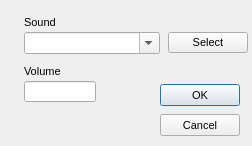
<?xml version="1.0"?>
<ui version="4.0">
  <class>Form</class>
  <widget class="QDialog" name="IDD_SOUNDSOURCE_DIALOG">
    <property name="geometry">
      <rect>
        <x>0</x>
        <y>0</y>
        <width>252</width>
        <height>146</height>
      </rect>
    </property>
    <property name="windowTitle">
      <string>SoundSource Properties</string>
    </property>
    <property name="font">
      <font>
        <family>Liberation Sans</family>
        <pointsize>8</pointsize>
        <bold>false</bold>
        <italic>false</italic>
      </font>
    </property>
    <property name="enabled">
      <bool>true</bool>
    </property>
    <property name="windowFlags">
      <set>Qt::Dialog|Qt::WindowCloseButtonHint</set>
    </property>
    <property name="minimumSize">
      <size>
        <width>252</width>
        <height>146</height>
      </size>
    </property>
    <property name="maximumSize">
      <size>
        <width>252</width>
        <height>146</height>
      </size>
    </property>
    <widget class="QLabel" name="IDC_STATIC">
      <property name="geometry">
        <rect>
          <x>24</x>
          <y>16</y>
          <width>64</width>
          <height>13</height>
        </rect>
      </property>
      <property name="text">
        <string>Sound</string>
      </property>
      <property name="visible">
        <bool>true</bool>
      </property>
      <property name="enabled">
        <bool>true</bool>
      </property>
      <property name="alignment">
        <set>Qt::AlignLeft</set>
      </property>
    </widget>
    <widget class="QComboBox" name="IDC_SOUND_COMBO">
      <property name="maxVisibleItems">
        <number>7</number>
      </property>
      <property name="geometry">
        <rect>
          <x>24</x>
          <y>32</y>
          <width>136</width>
          <height>22</height>
        </rect>
      </property>
      <property name="visible">
        <bool>true</bool>
      </property>
      <property name="enabled">
        <bool>true</bool>
      </property>
      <property name="editable">
        <bool>true</bool>
      </property>
    </widget>
    <widget class="QPushButton" name="IDC_SELECT">
      <property name="geometry">
        <rect>
          <x>168</x>
          <y>32</y>
          <width>80</width>
          <height>21</height>
        </rect>
      </property>
      <property name="text">
        <string>Select</string>
      </property>
      <property name="visible">
        <bool>true</bool>
      </property>
      <property name="enabled">
        <bool>true</bool>
      </property>
      <property name="default">
        <bool>false</bool>
      </property>
      <property name="autoDefault">
        <bool>false</bool>
      </property>
    </widget>
    <widget class="QLabel" name="IDC_STATIC_2">
      <property name="geometry">
        <rect>
          <x>24</x>
          <y>65</y>
          <width>96</width>
          <height>16</height>
        </rect>
      </property>
      <property name="text">
        <string>Volume</string>
      </property>
      <property name="visible">
        <bool>true</bool>
      </property>
      <property name="enabled">
        <bool>true</bool>
      </property>
      <property name="alignment">
        <set>Qt::AlignLeft</set>
      </property>
    </widget>
    <widget class="QLineEdit" name="IDC_VOLUME">
      <property name="geometry">
        <rect>
          <x>24</x>
          <y>81</y>
          <width>72</width>
          <height>21</height>
        </rect>
      </property>
      <property name="visible">
        <bool>true</bool>
      </property>
      <property name="enabled">
        <bool>true</bool>
      </property>
    </widget>
    <widget class="QPushButton" name="IDOK">
      <property name="geometry">
        <rect>
          <x>160</x>
          <y>84</y>
          <width>80</width>
          <height>22</height>
        </rect>
      </property>
      <property name="text">
        <string>OK</string>
      </property>
      <property name="visible">
        <bool>true</bool>
      </property>
      <property name="enabled">
        <bool>true</bool>
      </property>
      <property name="default">
        <bool>true</bool>
      </property>
      <property name="autoDefault">
        <bool>true</bool>
      </property>
    </widget>
    <widget class="QPushButton" name="IDCANCEL">
      <property name="geometry">
        <rect>
          <x>160</x>
          <y>114</y>
          <width>80</width>
          <height>22</height>
        </rect>
      </property>
      <property name="text">
        <string>Cancel</string>
      </property>
      <property name="visible">
        <bool>true</bool>
      </property>
      <property name="enabled">
        <bool>true</bool>
      </property>
      <property name="default">
        <bool>false</bool>
      </property>
      <property name="autoDefault">
        <bool>false</bool>
      </property>
    </widget>
    <action name="IDD_ORPHANHUNTER">
      <property name="text">
        <string>Orphan Hunter</string>
      </property>
    </action>
    <action name="IDD_REORDER_PAGES">
      <property name="text">
        <string>Reorder Net Pages</string>
      </property>
    </action>
    <action name="IDD_SHOW_ALL_CHECKED_OUT">
      <property name="text">
        <string>Show All Pages Checked Out</string>
      </property>
    </action>
    <action name="IDM_IMPORT_BITMAP">
      <property name="text">
        <string>Bitmap/Animation Converter...</string>
      </property>
    </action>
    <action name="ID_APP_ABOUT">
      <property name="text">
        <string>&amp;About editor...</string>
      </property>
    </action>
    <action name="ID_APP_EXIT">
      <property name="text">
        <string>E&amp;xit</string>
      </property>
      <property name="shortcut">
        <string>Alt+X</string>
      </property>
    </action>
    <action name="ID_BRIEFING_EDITOR">
      <property name="text">
        <string>Briefing Editor...</string>
      </property>
    </action>
    <action name="ID_BUTTON_LIGHTING">
      <property name="text">
        <string>ID_BUTTON_LIGHTING</string>
      </property>
    </action>
    <action name="ID_BUTTON_OUTLINE">
      <property name="text">
        <string>ID_BUTTON_OUTLINE</string>
      </property>
    </action>
    <action name="ID_BUTTON_WINDOWSELECTION">
      <property name="text">
        <string>ID_BUTTON_WINDOWSELECTION</string>
      </property>
    </action>
    <action name="ID_D3HELP">
      <property name="text">
        <string>Help on D3 Editor</string>
      </property>
    </action>
    <action name="ID_EDITORS_AIPROPERTIES">
      <property name="text">
        <string>AI Properties...</string>
      </property>
    </action>
    <action name="ID_EDITORS_AMBIENTSOUNDS">
      <property name="text">
        <string>Ambient Sounds...</string>
      </property>
    </action>
    <action name="ID_EDITORS_DALLAS">
      <property name="text">
        <string>Dallas Graphical Script Editor...</string>
      </property>
    </action>
    <action name="ID_EDITORS_FILES">
      <property name="text">
        <string>Files...</string>
      </property>
    </action>
    <action name="ID_EDITORS_MEGACELLS">
      <property name="text">
        <string>Megacells...</string>
      </property>
    </action>
    <action name="ID_EDIT_ADDSELECT">
      <property name="text">
        <string>Add Current Room to Selected List</string>
      </property>
    </action>
    <action name="ID_EDIT_ATTACH">
      <property name="text">
        <string>&amp;Attach</string>
      </property>
    </action>
    <action name="ID_EDIT_CLEARSELECTED">
      <property name="text">
        <string>Clear Selected List</string>
      </property>
    </action>
    <action name="ID_EDIT_COPY">
      <property name="text">
        <string>&amp;Copy</string>
      </property>
      <property name="shortcut">
        <string>Ctrl+Ins</string>
      </property>
    </action>
    <action name="ID_EDIT_CUT">
      <property name="text">
        <string>Cu&amp;t</string>
      </property>
      <property name="shortcut">
        <string>Shift+Del</string>
      </property>
    </action>
    <action name="ID_EDIT_DELETE">
      <property name="text">
        <string>&amp;Delete</string>
      </property>
    </action>
    <action name="ID_EDIT_LOADSCRAP">
      <property name="text">
        <string>Load Scrap from Disk</string>
      </property>
    </action>
    <action name="ID_EDIT_PASTE">
      <property name="text">
        <string>&amp;Paste</string>
      </property>
      <property name="shortcut">
        <string>Shift+Ins</string>
      </property>
    </action>
    <action name="ID_EDIT_PLACE">
      <property name="text">
        <string>&amp;Place in Mine</string>
      </property>
    </action>
    <action name="ID_EDIT_PLACE_TERRAIN">
      <property name="text">
        <string>&amp;Place on Terrain</string>
      </property>
    </action>
    <action name="ID_EDIT_REMOVESELECT">
      <property name="text">
        <string>Remove Current Room from Selected List</string>
      </property>
    </action>
    <action name="ID_EDIT_SAVESCRAP">
      <property name="text">
        <string>Save Scrap to Disk</string>
      </property>
    </action>
    <action name="ID_EDIT_SELECTATTACHED">
      <property name="text">
        <string>Select All Rooms Attached to Current Room</string>
      </property>
    </action>
    <action name="ID_EDIT_UNDO">
      <property name="text">
        <string>&amp;Undo</string>
      </property>
      <property name="shortcut">
        <string>Alt+Backspace</string>
      </property>
    </action>
    <action name="ID_FILE_AUTOSAVE">
      <property name="text">
        <string>Autosave</string>
      </property>
      <property name="checkable">
        <bool>true</bool>
      </property>
    </action>
    <action name="ID_FILE_CHECKMINE">
      <property name="text">
        <string>&amp;Check Mine</string>
      </property>
    </action>
    <action name="ID_FILE_FIXCRACKS">
      <property name="text">
        <string>Fix Level Cracks</string>
      </property>
    </action>
    <action name="ID_FILE_FIXDEGENERATEFACES">
      <property name="text">
        <string>Fix/Remove Degenerate Faces</string>
      </property>
    </action>
    <action name="ID_FILE_IMPORT_ROOM">
      <property name="text">
        <string>Import 3DSMax Room</string>
      </property>
    </action>
    <action name="ID_FILE_INFORMATION">
      <property name="text">
        <string>&amp;Information</string>
      </property>
      <property name="shortcut">
        <string>Alt+I</string>
      </property>
    </action>
    <action name="ID_FILE_LEAVE_EDITOR">
      <property name="text">
        <string>Go to main menu...</string>
      </property>
    </action>
    <action name="ID_FILE_LEVELPROPS">
      <property name="text">
        <string>Set Selected Room(s) Properties</string>
      </property>
    </action>
    <action name="ID_FILE_LEVEL_INFO">
      <property name="text">
        <string>Edit Level Info...</string>
      </property>
    </action>
    <action name="ID_FILE_MRU_FILE1">
      <property name="text">
        <string>Recent File</string>
      </property>
      <property name="enabled">
        <bool>false</bool>
      </property>
    </action>
    <action name="ID_FILE_NEW">
      <property name="text">
        <string>&amp;New</string>
      </property>
      <property name="shortcut">
        <string>Ctrl+N</string>
      </property>
    </action>
    <action name="ID_FILE_OPEN">
      <property name="text">
        <string>&amp;Open...</string>
      </property>
      <property name="shortcut">
        <string>Ctrl+O</string>
      </property>
    </action>
    <action name="ID_FILE_PLAY640X480">
      <property name="text">
        <string>&amp;Play in 640 x 480</string>
      </property>
      <property name="shortcut">
        <string>Alt+P</string>
      </property>
    </action>
    <action name="ID_FILE_PREFERENCES">
      <property name="text">
        <string>Preferences</string>
      </property>
    </action>
    <action name="ID_FILE_PRINT">
      <property name="text">
        <string>&amp;Print...</string>
      </property>
      <property name="shortcut">
        <string>Ctrl+P</string>
      </property>
    </action>
    <action name="ID_FILE_PRINT_PREVIEW">
      <property name="text">
        <string>Print Pre&amp;view</string>
      </property>
    </action>
    <action name="ID_FILE_PRINT_SETUP">
      <property name="text">
        <string>P&amp;rint Setup...</string>
      </property>
    </action>
    <action name="ID_FILE_REMOVEDUPLICATEFACESFROMCURRENTROOM">
      <property name="text">
        <string>Remove Duplicate Faces from Current Room</string>
      </property>
    </action>
    <action name="ID_FILE_REMOVEEXTRAPOINTS">
      <property name="text">
        <string>Remove Extra Points</string>
      </property>
    </action>
    <action name="ID_FILE_RESTOREGAMESTATE">
      <property name="text">
        <string>Restore Gamestate</string>
      </property>
    </action>
    <action name="ID_FILE_SAVE">
      <property name="text">
        <string>&amp;Save</string>
      </property>
      <property name="shortcut">
        <string>Ctrl+S</string>
      </property>
    </action>
    <action name="ID_FILE_SAVEGOALTEXT">
      <property name="text">
        <string>Save Goal Text to File</string>
      </property>
    </action>
    <action name="ID_FILE_SAVE_AS">
      <property name="text">
        <string>Save &amp;As...</string>
      </property>
    </action>
    <action name="ID_FILE_SAVE_COPY_AS">
      <property name="text">
        <string>Save Copy &amp;As...</string>
      </property>
    </action>
    <action name="ID_FILE_STATS">
      <property name="text">
        <string>Show Level Stats</string>
      </property>
    </action>
    <action name="ID_FILE_UPDATE">
      <property name="text">
        <string>&amp;Update</string>
      </property>
      <property name="shortcut">
        <string>Ctrl+S</string>
      </property>
    </action>
    <action name="ID_FILE_VERIFY_LEVEL">
      <property name="text">
        <string>Verify Level</string>
      </property>
    </action>
    <action name="ID_HOTSPOT_TGA">
      <property name="text">
        <string>HotSpot TGA Extractor...</string>
      </property>
    </action>
    <action name="ID_MINE_VIEW">
      <property name="text">
        <string>Mine View</string>
      </property>
      <property name="shortcut">
        <string>F2</string>
      </property>
    </action>
    <action name="ID_OBJBUTTON">
      <property name="text">
        <string>ID_OBJBUTTON</string>
      </property>
    </action>
    <action name="ID_OBJECT_DELETEOBJECT">
      <property name="text">
        <string>Delete Object</string>
      </property>
      <property name="shortcut">
        <string>Del</string>
      </property>
    </action>
    <action name="ID_OBJECT_MOVEPLAYER">
      <property name="text">
        <string>Move Player 0 to Viewer</string>
      </property>
    </action>
    <action name="ID_OBJECT_PLACECAMERAATCURRENTFACE">
      <property name="text">
        <string>Create New Camera at Current Face</string>
      </property>
    </action>
    <action name="ID_OBJECT_PLACECAMERAATVIEWER">
      <property name="text">
        <string>Create New Camera at Viewer</string>
      </property>
    </action>
    <action name="ID_OBJECT_PLACEOBJECT">
      <property name="text">
        <string>Place Object</string>
      </property>
      <property name="shortcut">
        <string>Ins</string>
      </property>
    </action>
    <action name="ID_OBJECT_PLACESOUNDSOURCEATVIEWER">
      <property name="text">
        <string>Create SoundSource at Viewer</string>
      </property>
    </action>
    <action name="ID_OBJECT_PLACEWAYPOINTATVIEWER">
      <property name="text">
        <string>Place Waypoint at Viewer</string>
      </property>
    </action>
    <action name="ID_OBJECT_SELECTBYNUMBER">
      <property name="text">
        <string>Select Object By Number</string>
      </property>
    </action>
    <action name="ID_OBJECT_SETCAMERAFROMVIEWER">
      <property name="text">
        <string>Move Camera to Viewer</string>
      </property>
    </action>
    <action name="ID_OBJECT_SETVIEWERFROMCAMERA">
      <property name="text">
        <string>Move Viewer to Camera</string>
      </property>
    </action>
    <action name="ID_OSIRISCOMPILE">
      <property name="text">
        <string>ID_OSIRISCOMPILE</string>
      </property>
    </action>
    <action name="ID_REINIT_OPENGL">
      <property name="text">
        <string>ID_REINIT_OPENGL</string>
      </property>
    </action>
    <action name="ID_ROOM_ADD">
      <property name="text">
        <string>&amp;Add Room at Current Face</string>
      </property>
      <property name="shortcut">
        <string>Shift+A</string>
      </property>
    </action>
    <action name="ID_ROOM_ADDVERTTONEWFACE">
      <property name="text">
        <string>Add Vert to New Face</string>
      </property>
      <property name="shortcut">
        <string>Shift+V</string>
      </property>
    </action>
    <action name="ID_ROOM_ATTACHROOM">
      <property name="text">
        <string>Attach Room</string>
      </property>
    </action>
    <action name="ID_ROOM_BUILDBRIDGE">
      <property name="text">
        <string>&amp;Build Bridge</string>
      </property>
    </action>
    <action name="ID_ROOM_BUILDSMOOTHBRIDGE">
      <property name="text">
        <string>Build Smooth Bridge</string>
      </property>
      <property name="shortcut">
        <string>Ctrl+B</string>
      </property>
    </action>
    <action name="ID_ROOM_CLEARCENTERPOINT">
      <property name="text">
        <string>Clear Center Point</string>
      </property>
    </action>
    <action name="ID_ROOM_COMBINE">
      <property name="text">
        <string>Combine Rooms</string>
      </property>
    </action>
    <action name="ID_ROOM_DELETE">
      <property name="text">
        <string>Delete Current Room</string>
      </property>
    </action>
    <action name="ID_ROOM_DELETECONNECTEDFACES">
      <property name="text">
        <string>Delete Connected Faces</string>
      </property>
    </action>
    <action name="ID_ROOM_DELETEFACE">
      <property name="text">
        <string>Delete Current Face</string>
      </property>
    </action>
    <action name="ID_ROOM_DELETEPORTAL">
      <property name="text">
        <string>Delete Current Portal</string>
      </property>
    </action>
    <action name="ID_ROOM_DELETEVERT">
      <property name="text">
        <string>Delete Current Vert From Face</string>
      </property>
    </action>
    <action name="ID_ROOM_DROPROOM">
      <property name="text">
        <string>Drop Room</string>
      </property>
    </action>
    <action name="ID_ROOM_FACE_ADDVERTTOEDGE">
      <property name="text">
        <string>Add Vert To Edge</string>
      </property>
    </action>
    <action name="ID_ROOM_FACE_DELETEVERTONEDGE">
      <property name="text">
        <string>Delete Vert on Edge</string>
      </property>
    </action>
    <action name="ID_ROOM_FACE_MOVEVERTONEDGE">
      <property name="text">
        <string>Move Vert on Edge</string>
      </property>
    </action>
    <action name="ID_ROOM_FACE_SPLITFACE">
      <property name="text">
        <string>Split Face</string>
      </property>
    </action>
    <action name="ID_ROOM_FINISHNEWFACE">
      <property name="text">
        <string>Add Last Point to New Face (Finish Face)</string>
      </property>
    </action>
    <action name="ID_ROOM_GRABTEXTURE">
      <property name="text">
        <string>Grab Texture</string>
      </property>
      <property name="shortcut">
        <string>G</string>
      </property>
    </action>
    <action name="ID_ROOM_JOINROOMS">
      <property name="text">
        <string>Join Rooms</string>
      </property>
    </action>
    <action name="ID_ROOM_JOINROOMSEXACT">
      <property name="text">
        <string>Join Rooms Exact</string>
      </property>
    </action>
    <action name="ID_ROOM_JOIN_ADJACENT_FACES">
      <property name="text">
        <string>Join Adjacent Faces</string>
      </property>
    </action>
    <action name="ID_ROOM_LINKTONEWEXTERNAL">
      <property name="text">
        <string>Link Room to New External Room</string>
      </property>
    </action>
    <action name="ID_ROOM_MARK">
      <property name="text">
        <string>&amp;Mark Room/Face</string>
      </property>
      <property name="shortcut">
        <string>Ctrl+M</string>
      </property>
    </action>
    <action name="ID_ROOM_MERGEOBJECTINTOROOM">
      <property name="text">
        <string>Merge Object into Room</string>
      </property>
    </action>
    <action name="ID_ROOM_NEXTFACE">
      <property name="text">
        <string>Next Face</string>
      </property>
      <property name="shortcut">
        <string>F</string>
      </property>
    </action>
    <action name="ID_ROOM_PLACEROOM">
      <property name="text">
        <string>Place Room at Current Room</string>
      </property>
    </action>
    <action name="ID_ROOM_PLACETERRAINROOM">
      <property name="text">
        <string>Place Room at Current Terrain Cell</string>
      </property>
    </action>
    <action name="ID_ROOM_PREVIOUSFACE">
      <property name="text">
        <string>Previous Face</string>
      </property>
      <property name="shortcut">
        <string>Shift+F</string>
      </property>
    </action>
    <action name="ID_ROOM_PROPAGATETOADJACENTCOPLANARFACES">
      <property name="text">
        <string>Propagate to Adjacent Coplanar Faces</string>
      </property>
      <property name="shortcut">
        <string>Ctrl+F</string>
      </property>
    </action>
    <action name="ID_ROOM_PROPAGATETOALL">
      <property name="text">
        <string>Propagate to All Faces in Room</string>
      </property>
      <property name="shortcut">
        <string>Shift+R</string>
      </property>
    </action>
    <action name="ID_ROOM_RENAMEROOM">
      <property name="text">
        <string>Rename Room</string>
      </property>
      <property name="shortcut">
        <string>Ctrl+R</string>
      </property>
    </action>
    <action name="ID_ROOM_ROTATEPLACEDROOM45DEGREES">
      <property name="text">
        <string>Rotate Placed Room 45 Degrees</string>
      </property>
    </action>
    <action name="ID_ROOM_SAVECURRENTROOM">
      <property name="text">
        <string>Save Current Room</string>
      </property>
    </action>
    <action name="ID_ROOM_SELECTBYNUMBER">
      <property name="text">
        <string>Select Room by Number</string>
      </property>
    </action>
    <action name="ID_ROOM_SELECTFACEBYNUMBER">
      <property name="text">
        <string>Select Face by Number</string>
      </property>
    </action>
    <action name="ID_ROOM_SETCENTERFROMVIEWER">
      <property name="text">
        <string>Set Room Center from Viewer</string>
      </property>
    </action>
    <action name="ID_ROOM_SNAPPLACEDROOM">
      <property name="text">
        <string>Snap Placed Room</string>
      </property>
    </action>
    <action name="ID_ROOM_SNAPPOINTTOEDGE">
      <property name="text">
        <string>Snap Point to Edge</string>
      </property>
    </action>
    <action name="ID_ROOM_SNAPPOINTTOFACE">
      <property name="text">
        <string>Snap Point to Face</string>
      </property>
    </action>
    <action name="ID_ROOM_SNAPPOINTTOPOINT">
      <property name="text">
        <string>Snap Point to Point</string>
      </property>
    </action>
    <action name="ID_ROOM_SPLITFACE">
      <property name="text">
        <string>Triangulate face</string>
      </property>
    </action>
    <action name="ID_ROOM_STARTNEWFACE">
      <property name="text">
        <string>Add First Point to New Face (Start Face)</string>
      </property>
    </action>
    <action name="ID_ROOM_SWAPMAKEDANDCURRENTROOMFACE">
      <property name="text">
        <string>Swap Marked and Current Room/Face</string>
      </property>
    </action>
    <action name="ID_ROOM_UNDOSNAP">
      <property name="text">
        <string>Undo Snap</string>
      </property>
    </action>
    <action name="ID_ROOM_UNPLACEROOM">
      <property name="text">
        <string>Un-place Room/Group/Door</string>
      </property>
    </action>
    <action name="ID_ROOM_VIEW">
      <property name="text">
        <string>Room View</string>
      </property>
      <property name="shortcut">
        <string>F4</string>
      </property>
    </action>
    <action name="ID_SCRIPT_LEVEL_INTERFACE">
      <property name="text">
        <string>Levels and Scripts...</string>
      </property>
    </action>
    <action name="ID_SUBEDITORS_FONT">
      <property name="text">
        <string>Font Editor...</string>
      </property>
    </action>
    <action name="ID_SUBEDITORS_HOGMAKER">
      <property name="text">
        <string>Hog Maker...</string>
      </property>
    </action>
    <action name="ID_SUBEDITORS_TABLEFILEEDIT">
      <property name="text">
        <string>Table File Text Editor...</string>
      </property>
    </action>
    <action name="ID_SUBEDITORS_TABLEFILEFILTER">
      <property name="text">
        <string>Table File Filter...</string>
      </property>
    </action>
    <action name="ID_TABLEEDIT_FILE_EXIT">
      <property name="text">
        <string>&amp;Exit</string>
      </property>
    </action>
    <action name="ID_TABLEEDIT_FILE_LOAD">
      <property name="text">
        <string>&amp;Load...</string>
      </property>
    </action>
    <action name="ID_TABLEEDIT_FILE_SAVE">
      <property name="text">
        <string>&amp;Save</string>
      </property>
    </action>
    <action name="ID_TABLEEDIT_FILE_SAVE_AS">
      <property name="text">
        <string>S&amp;ave as...</string>
      </property>
    </action>
    <action name="ID_TABLEFILTER_FILE_EXIT">
      <property name="text">
        <string>Exit</string>
      </property>
    </action>
    <action name="ID_TABLEFILTER_FILE_LOAD">
      <property name="text">
        <string>Load...</string>
      </property>
    </action>
    <action name="ID_TABLEFILTER_FILE_NEW">
      <property name="text">
        <string>New</string>
      </property>
    </action>
    <action name="ID_TABLEFILTER_FILE_SAVE">
      <property name="text">
        <string>Save</string>
      </property>
    </action>
    <action name="ID_TABLEFILTER_FILE_SAVEAS">
      <property name="text">
        <string>Save as...</string>
      </property>
    </action>
    <action name="ID_TERRAIN_VIEW">
      <property name="text">
        <string>Terrain View</string>
      </property>
      <property name="shortcut">
        <string>F3</string>
      </property>
    </action>
    <action name="ID_TEST_TEST1">
      <property name="text">
        <string>Test function 1</string>
      </property>
    </action>
    <action name="ID_TEST_TEST2">
      <property name="text">
        <string>Test function 2</string>
      </property>
    </action>
    <action name="ID_TEST_TEST3">
      <property name="text">
        <string>Test function 3</string>
      </property>
    </action>
    <action name="ID_TOOLS_WORLD_OBJECTS_BUILDINGS">
      <property name="text">
        <string>Buildings...</string>
      </property>
    </action>
    <action name="ID_TOOLS_WORLD_OBJECTS_CLUTTER">
      <property name="text">
        <string>Clutter...</string>
      </property>
    </action>
    <action name="ID_TOOLS_WORLD_OBJECTS_DOOR">
      <property name="text">
        <string>Doors...</string>
      </property>
    </action>
    <action name="ID_TOOLS_WORLD_OBJECTS_LIGHTS">
      <property name="text">
        <string>Lights...</string>
      </property>
    </action>
    <action name="ID_TOOLS_WORLD_OBJECTS_PLAYER">
      <property name="text">
        <string>Player Ships...</string>
      </property>
    </action>
    <action name="ID_TOOLS_WORLD_OBJECTS_POWERUPS">
      <property name="text">
        <string>Powerups...</string>
      </property>
    </action>
    <action name="ID_TOOLS_WORLD_OBJECTS_ROBOTS">
      <property name="text">
        <string>Robots...</string>
      </property>
    </action>
    <action name="ID_TOOLS_WORLD_OBJECTS_SOUND">
      <property name="text">
        <string>Sounds...</string>
      </property>
    </action>
    <action name="ID_TOOLS_WORLD_TEXTURES">
      <property name="text">
        <string>Textures...</string>
      </property>
    </action>
    <action name="ID_TOOLS_WORLD_WEAPONS">
      <property name="text">
        <string>Weapons...</string>
      </property>
    </action>
    <action name="ID_VIEW_CENTERONCUBE">
      <property name="text">
        <string>Center on Current &amp;Room</string>
      </property>
      <property name="shortcut">
        <string>Home</string>
      </property>
    </action>
    <action name="ID_VIEW_CENTERONMINE">
      <property name="text">
        <string>Center on &amp;Mine Origin</string>
      </property>
    </action>
    <action name="ID_VIEW_CENTERONOBJECT">
      <property name="text">
        <string>Center on Current &amp;Object</string>
      </property>
    </action>
    <action name="ID_VIEW_DELETEVIEWER">
      <property name="text">
        <string>Delete Viewer</string>
      </property>
    </action>
    <action name="ID_VIEW_FLIP">
      <property name="text">
        <string>Flip Viewer</string>
      </property>
      <property name="shortcut">
        <string>/</string>
      </property>
    </action>
    <action name="ID_VIEW_KEYPAD_TOGGLE">
      <property name="text">
        <string>Keypad</string>
      </property>
      <property name="shortcut">
        <string>F10</string>
      </property>
    </action>
    <action name="ID_VIEW_MOVECAMERATOCURRENTOBJECT">
      <property name="text">
        <string>Move camera to Current Object</string>
      </property>
    </action>
    <action name="ID_VIEW_MOVECAMERATOSELECTEDFACE">
      <property name="text">
        <string>Move camera to &amp;Current Face</string>
      </property>
      <property name="shortcut">
        <string>Shift+C</string>
      </property>
    </action>
    <action name="ID_VIEW_MOVECAMERATOSELECTEDROOM">
      <property name="text">
        <string>Move camera to &amp;Current Room</string>
      </property>
      <property name="shortcut">
        <string>C</string>
      </property>
    </action>
    <action name="ID_VIEW_NEWVIEWER">
      <property name="text">
        <string>New Viewer</string>
      </property>
    </action>
    <action name="ID_VIEW_NEXTVIEWER">
      <property name="text">
        <string>Next Viewer</string>
      </property>
    </action>
    <action name="ID_VIEW_RESETVIEWRADIUS">
      <property name="text">
        <string>Reset View Radius</string>
      </property>
    </action>
    <action name="ID_VIEW_SHOWOBJECTSINWIREFRAMEVIEW">
      <property name="text">
        <string>Show objects in Wireframe view</string>
      </property>
    </action>
    <action name="ID_VIEW_SHOWVIEWERFORWARDVECTOR">
      <property name="text">
        <string>Show Viewer Forward Vector</string>
      </property>
    </action>
    <action name="ID_VIEW_STATUS_BAR">
      <property name="text">
        <string>&amp;Status Bar</string>
      </property>
    </action>
    <action name="ID_VIEW_TEXTUREMINE">
      <property name="text">
        <string>Te&amp;xtured view</string>
      </property>
    </action>
    <action name="ID_VIEW_TOOLBAR">
      <property name="text">
        <string>&amp;Toolbar</string>
      </property>
    </action>
    <action name="ID_VIEW_VIEWPROP">
      <property name="text">
        <string>Display Viewer Properties</string>
      </property>
    </action>
    <action name="ID_VIEW_WIREFRAMEMINE">
      <property name="text">
        <string>&amp;Wireframe view</string>
      </property>
    </action>
    <action name="ID_WINDOW_CASCADE">
      <property name="text">
        <string>&amp;Cascade</string>
      </property>
    </action>
    <action name="ID_WINDOW_TILE">
      <property name="text">
        <string>&amp;Tile</string>
      </property>
    </action>
    <action name="ID_ZBUTTON">
      <property name="text">
        <string>ID_ZBUTTON</string>
      </property>
    </action>
  </widget>
</ui>
